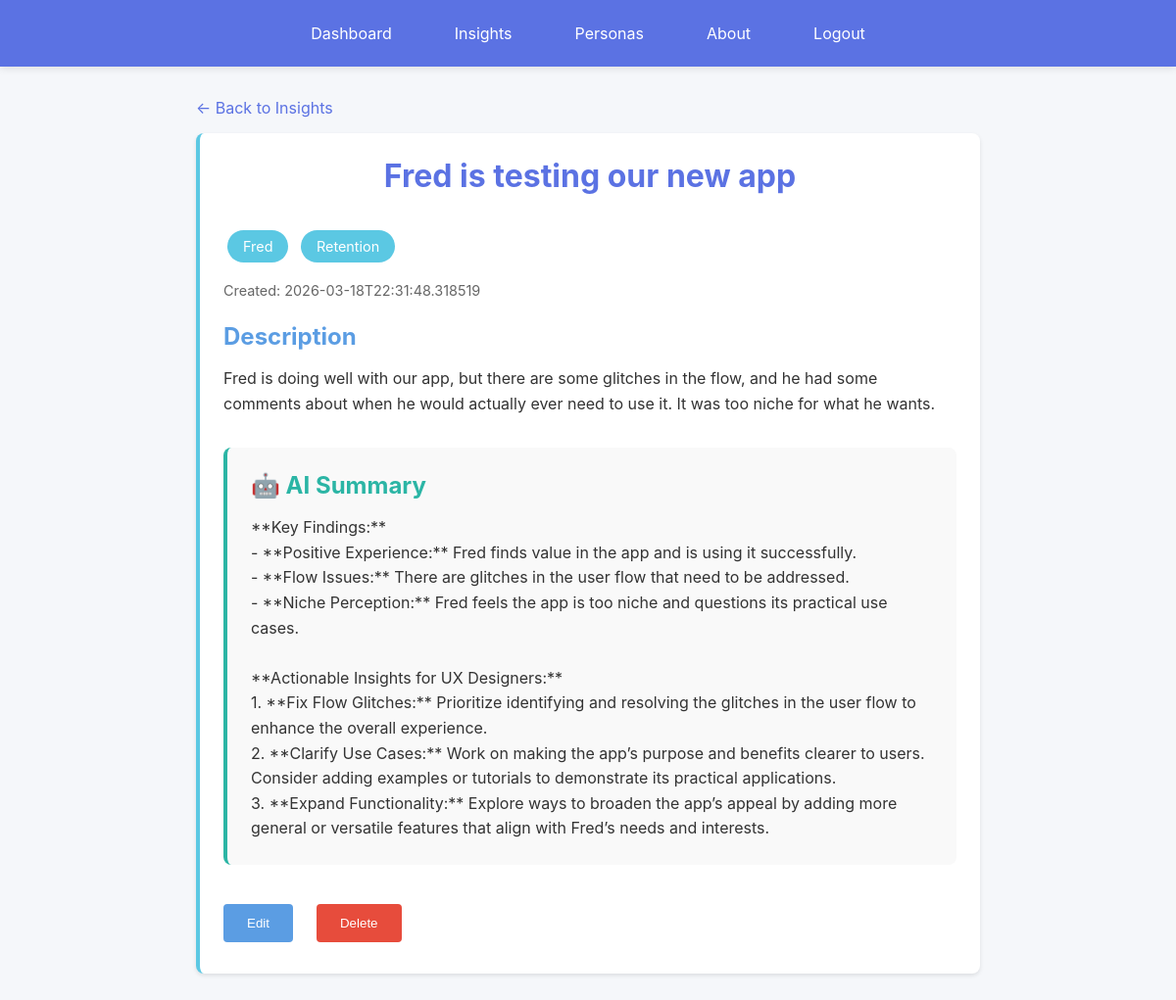
The page /insights/11 (signed in) on the database its author committed.
### models.py (models this page shows, shortened)
class Insight(db.Model):
    __tablename__ = 'insights'
    id = db.Column(db.Integer, primary_key=True)
    user_id = db.Column(db.Integer, db.ForeignKey('users.id'), nullable=True, index=True)
    title = db.Column(db.String(200), nullable=False)
    description = db.Column(db.Text, nullable=False)
    persona_id = db.Column(db.Integer, db.ForeignKey('personas.id'), nullable=True)
    journey_stage = db.Column(db.String(100), nullable=True)
    timestamp = db.Column(db.DateTime, nullable=False, default=datetime.utcnow)
    ai_summary = db.Column(db.Text, nullable=True)
    def to_dict(self):
        return {
            'id': self.id,
            'user_id': self.user_id,
            'title': self.title,
            'description': self.description,
            'persona_id': self.persona_id,
            'persona_name': self.persona.name if self.persona else None,
            'journey_stage': self.journey_stage,
            'timestamp': self.timestamp.isoformat() if self.timestamp else None,
            'ai_summary': self.ai_summary
        }

class Persona(db.Model):
    __tablename__ = 'personas'
    id = db.Column(db.Integer, primary_key=True)
    user_id = db.Column(db.Integer, db.ForeignKey('users.id'), nullable=True, index=True)
    name = db.Column(db.String(200), nullable=False)
    description = db.Column(db.Text, nullable=False)
    timestamp = db.Column(db.DateTime, nullable=False, default=datetime.utcnow)
    insights = db.relationship('Insight', backref='persona', lazy=True, cascade='all, delete-orphan')

### web_app.py (the view)
@app.route('/insights/<int:insight_id>')
@login_required
def view_insight(insight_id):
    insight = Insight.query.filter_by(id=insight_id, user_id=current_user_id()).first_or_404()
    return render_template('insight_detail.html', insight=insight.to_dict())

### web_app.py (called while the page is built)
def current_user_id():
    return session.get('user_id')

def get_current_user():
    user_id = current_user_id()
    if not user_id:
        return None
    return User.query.get(user_id)

def login_required(view_func):
    @wraps(view_func)
    def wrapped(*args, **kwargs):
        if not current_user_id():
            flash('Please log in to continue.', 'error')
            return redirect(url_for('login'))
        return view_func(*args, **kwargs)
    return wrapped

@app.context_processor
def inject_shared_context():
    return {
        'colors': COLORS,
        'current_user': get_current_user()
    }

### templates/insight_detail.html (shortened to what this page needs)
{% extends "base.html" %}
{% block content %}
<div style="max-width: 800px; margin: 0 auto;">
    <a href="/insights" style="color: var(--royal-blue); text-decoration: none; margin-bottom: 1rem; display: inline-block;">← Back to Insights</a>
    <div class="card">
        <h1 style="margin-top: 0;">{{ insight.title }}</h1>
        {% if insight.persona_id %}
        <span class="chip">{{ insight.persona_name }}</span>
        {% endif %}
        {% if insight.journey_stage %}
        <span class="chip">{{ insight.journey_stage }}</span>
        {% endif %}
        <div class="meta" style="margin: 1rem 0;">Created: {{ insight.timestamp }}</div>
        <h2>Description</h2>
        <p style="line-height: 1.6; white-space: pre-wrap;">{{ insight.description }}</p>
        {% if insight.ai_summary %}
        <div style="margin-top: 2rem; padding: 1.5rem; background: #f9f9f9; border-radius: 8px; border-left: 4px solid var(--bright-turquoise);">
            <h2 style="margin-top: 0; color: var(--bright-turquoise);">🤖 AI Summary</h2>
            <p style="line-height: 1.6; white-space: pre-wrap;">{{ insight.ai_summary }}</p>
        </div>
        {% else %}
        <div style="margin-top: 2rem;">
            <button class="btn btn-ai" onclick="generateSummary('{{ insight.id }}')">Generate AI Summary</button>
        </div>
        {% endif %}
        <div style="margin-top: 2rem; display: flex; gap: 1rem;">
            <button class="btn btn-secondary" onclick="editInsight('{{ insight.id }}')">Edit</button>
            <button class="btn" onclick="deleteInsight('{{ insight.id }}')" style="background-color: #e74c3c;">Delete</button>
        </div>
    </div>
</div>
{% endblock %}

### static/style.css (style rules this page uses)
* { margin: 0; padding: 0; box-sizing: border-box; }
body { font-family: -apple-system, BlinkMacSystemFont, 'Segoe UI', Roboto, Oxygen, Ubuntu, Cantarell, sans-serif; background-color: #f5f7fa; color: #333; }
h1 { color: var(--royal-blue); margin-bottom: 2rem; text-align: center; }
h2 { color: var(--medium-blue); margin: 1.5rem 0 1rem 0; }
.card { background: var(--white); border-radius: 8px; padding: 1.5rem; box-shadow: 0 2px 4px rgba(0,0,0,0.1); border-left: 4px solid var(--sky-blue); }
.btn { background-color: var(--royal-blue); color: white; padding: 0.75rem 1.5rem; border: none; border-radius: 4px; cursor: pointer; transition: background-color 0.3s; margin: 0.5rem 0.5rem 0.5rem 0; }
.btn-secondary { background-color: var(--medium-blue); }
.chip { display: inline-block; background-color: var(--sky-blue); color: white; padding: 0.5rem 1rem; border-radius: 20px; margin: 0.25rem; font-size: 0.9rem; }
.meta { color: #666; font-size: 0.9rem; margin: 0.5rem 0; }

### rows shown on the page
Insight: title "Fred is testing our new app", journey_stage "Retention", description "Fred is doing well with our app, but there are some glitches in the flow, and he had some comments about when he would actually ever need to use it. It was too niche for what he wants.", ai_summary "**Key Findings:** - **Positive Experience:** Fred finds value in the app and is using it successfully. - **Flow Issues:** There are glitches in the user flow that need to be addressed. - **Niche Perception:** Fred feels the app is too niche and questions its practical use cases. **Actionable Insights for UX Designers:** 1. **Fix Flow Glitches:** Prioritize identifying and resolving the glitches in the user flow to enhance the overall experience. 2. **Clarify Use Cases:** Work on making the app’s purpose and benefits clearer to users. Consider adding examples or tutorials to demonstrate its practical applications. 3. **Expand Functionality:** Explore ways to broaden the app’s appeal by…"
Persona: persona_name "Fred"

### other values the page prints
{{ insight.timestamp }} "2026-03-18T22:31:48.318519"
